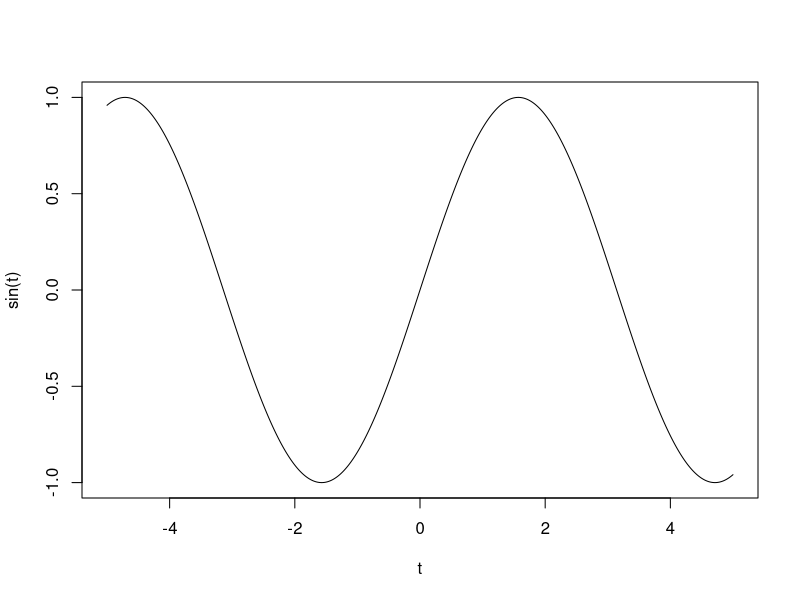
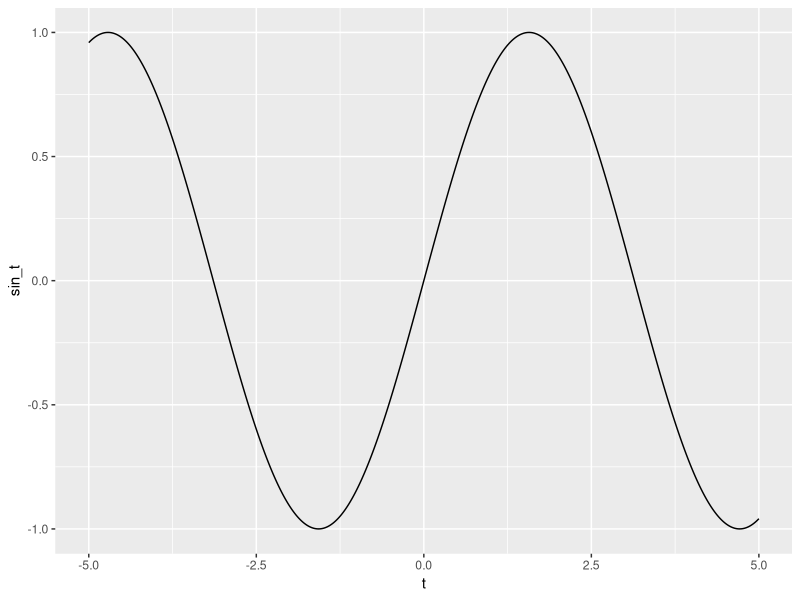
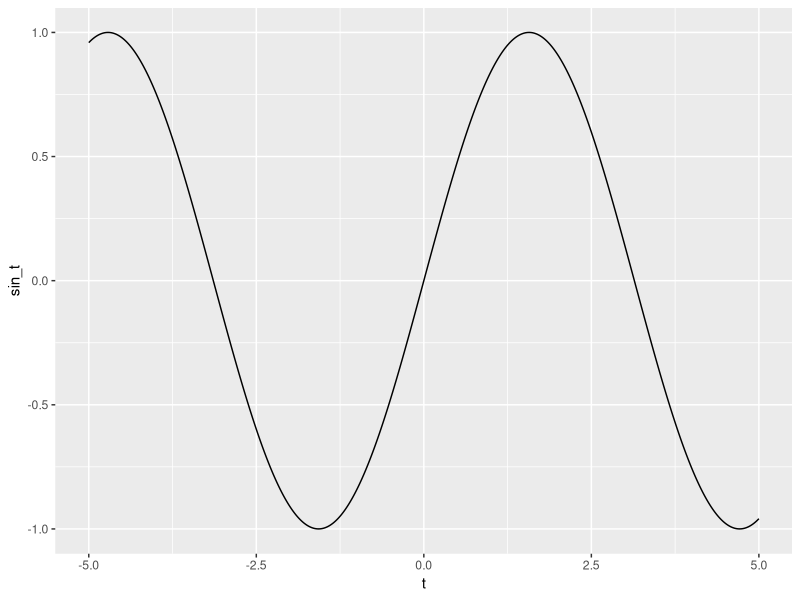

R code for these plots, in order:
## Plotting with Base R
t <- seq(-5, 5, 0.01)
plot(t, sin(t), type = "l", xlab = "t", ylab = "sin(t)")

## Plotting with ggplot2 package
install.packages("ggplot2")
library("ggplot2")

ggplot(data = data.frame( "t" = t, "sin_t" = sin(t))) +
    geom_line(mapping = aes(x = t, y = sin_t))

## Without library("ggplot2"), a new session is needed
ggplot2::ggplot(data = data.frame( "t" = t, "sin_t" = sin(t))) +
    ggplot2::geom_line(mapping = ggplot2::aes(x = t, y = sin_t))
